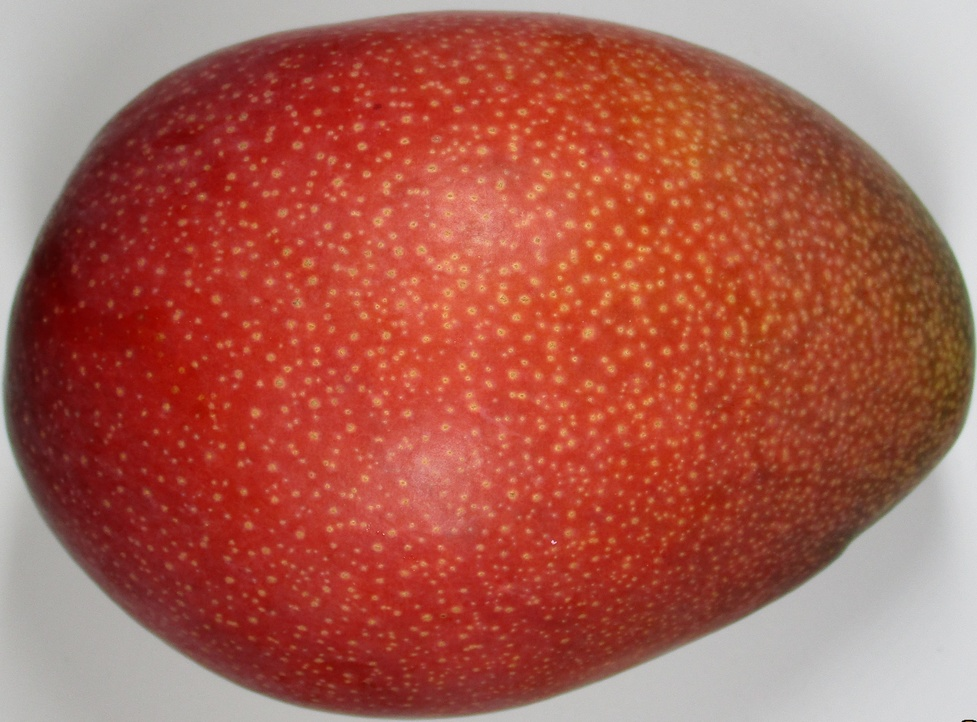
#> input picture dataset/class_a/0359_shrinked.JPG, 977 x 722 px, shrunk from 3151 x 2331 before the run
$ python main_pixel.py dataset/class_a/0359_shrinked.JPG dataset/class_a/0360_shrinked.JPG dataset/class_a/0360_shrinked.JPG
#> lines starting #> are read from the running program, lines starting #| are printed output that depends on the picture; after the words box and inside, x2 and y2 are one past the last pixel; in counts of white or black regions, pixels touching at a corner belong together; long printed decimals are rounded
import numpy as np
import cv2
import matplotlib.pyplot as plt
import pandas as pd

import random
import sys

import pdb

file_name = sys.argv[1]
# size = int(sys.argv[2])
# stride = int(sys.argv[3])

# image = cv2.imread('./dataset/class_a/IMG_0366.JPG')
image = cv2.imread(file_name)
#> image is the input picture: shape (722, 977, 3); mean B, G, R 79.8, 93.5, 171.3
rows, cols, depth = image.shape

mask_green = np.where(image[:,:,1] < 150, True, False)
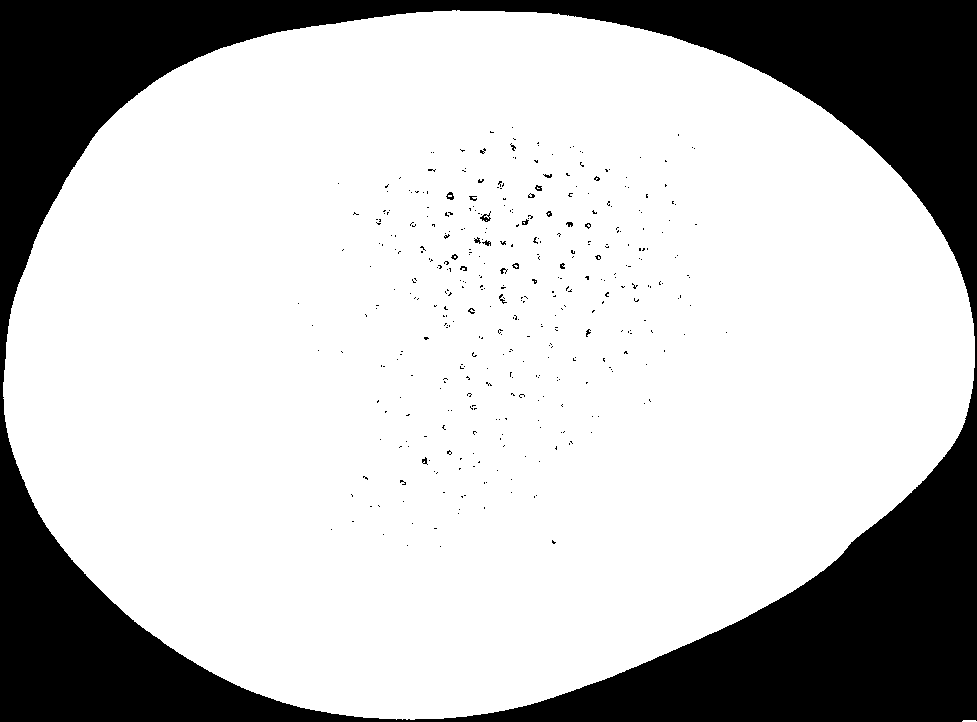
#> mask_green: shape (722, 977) bool; 75.4% white; 385 black regions (364 under 20 px), largest, box (x1, y1, x2, y2) and area: (0, 0, 977, 722) 171880, (480, 211, 491, 222) 50, (446, 192, 454, 200) 37
mask_diff_rg = np.where((image[:,:,2] - image[:,:,1]) > 40, True, False)
#> mask_diff_rg: shape (722, 977) bool; 77.5% white; 59 black regions (29 under 20 px), largest, box (x1, y1, x2, y2) and area: (0, 0, 977, 722) 155807, (954, 38, 977, 74) 397, (944, 644, 977, 672) 364

mask = mask_green & mask_diff_rg
#> mask: shape (722, 977) bool; 72.1% white; 400 black regions (376 under 20 px), largest, box (x1, y1, x2, y2) and area: (0, 0, 977, 722) 194738, (480, 211, 491, 222) 50, (934, 380, 944, 388) 41

masked_image = np.zeros((rows, cols, 3))
# masked_image[mask_green,:] = image[mask_green,:]
# masked_image[mask_diff_rg, :] = image[mask_diff_rg, :]
masked_image[mask, :] = image[mask, :]
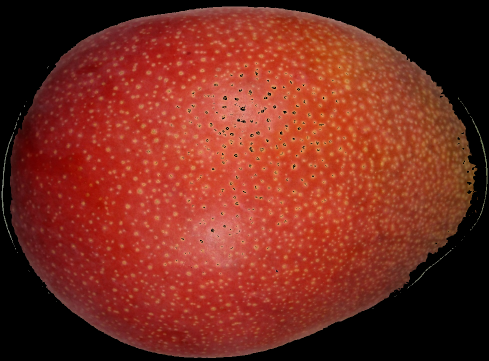
#> masked_image: shape (722, 977, 3) float64 (shown at 1/2 size); mean B, G, R 31.1, 43.8, 120.4
diff_gb_image = masked_image[:,:,1] - masked_image[:,:,0]
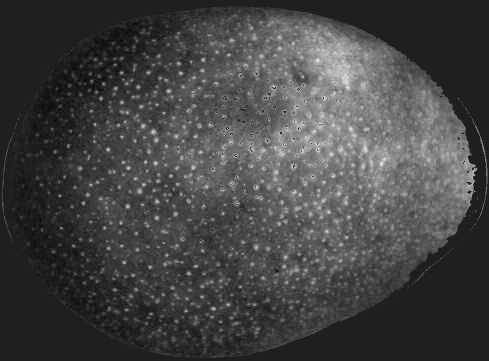
#> diff_gb_image: shape (722, 977) float64 (shown at 1/2 size); min -11, max 77, mean 12.7; drawn with min black and max white

mask_a = np.where(diff_gb_image <= 6, True, False)
#> mask_a: shape (722, 977) bool; 44% white; 991 white regions (883 under 20 px), largest, box (x1, y1, x2, y2) and area: (0, 0, 977, 722) 300683, (382, 533, 408, 572) 244, (352, 532, 386, 552) 237
mask_r_low = np.where(masked_image[:,:,2] <= 50, True, False)
#> mask_r_low: shape (722, 977) bool; 27.9% white; 400 white regions (376 under 20 px), largest, box (x1, y1, x2, y2) and area: (0, 0, 977, 722) 194739, (480, 211, 491, 222) 50, (934, 380, 944, 388) 41
mask_r_up = np.where(50 < masked_image[:,:,2], True, False)
mask_a = mask_a & mask_r_up
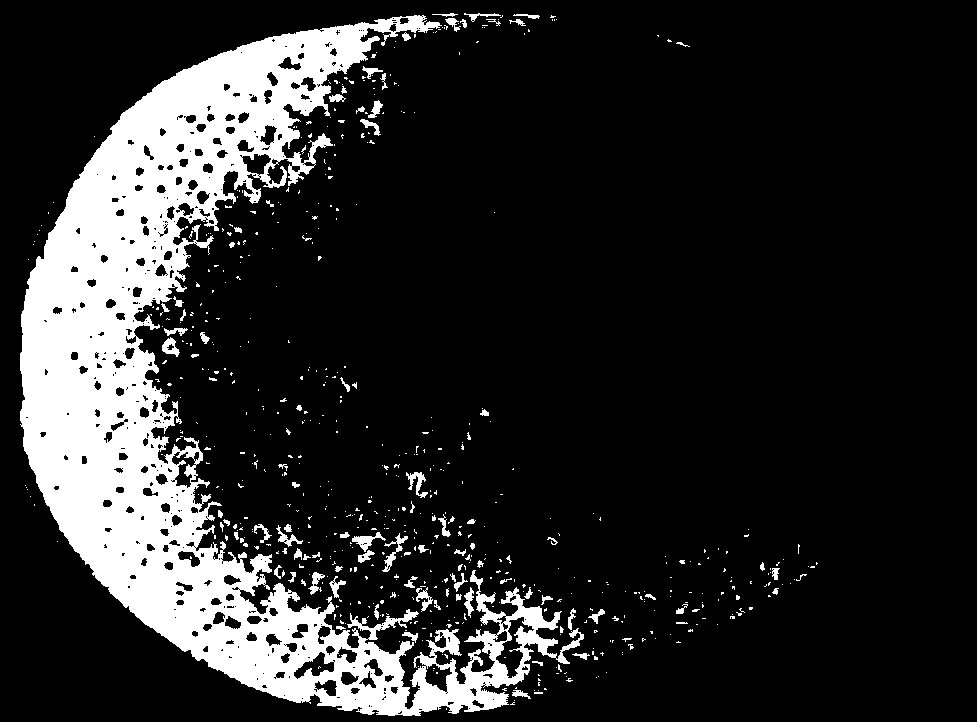
#> mask_a: shape (722, 977) bool; 16.1% white; 631 white regions (540 under 20 px), largest, box (x1, y1, x2, y2) and area: (20, 15, 584, 716) 105538, (382, 533, 408, 572) 244, (352, 532, 386, 552) 237

mask_b_sub0 = np.where(6 <= diff_gb_image, True, False)
#> mask_b_sub0: shape (722, 977) bool; 57.8% white; 917 black regions (810 under 20 px), largest, box (x1, y1, x2, y2) and area: (0, 0, 977, 722) 288036, (503, 588, 560, 630) 721, (464, 624, 512, 660) 470
mask_b_sub1 = np.where(diff_gb_image < 21, True, False)
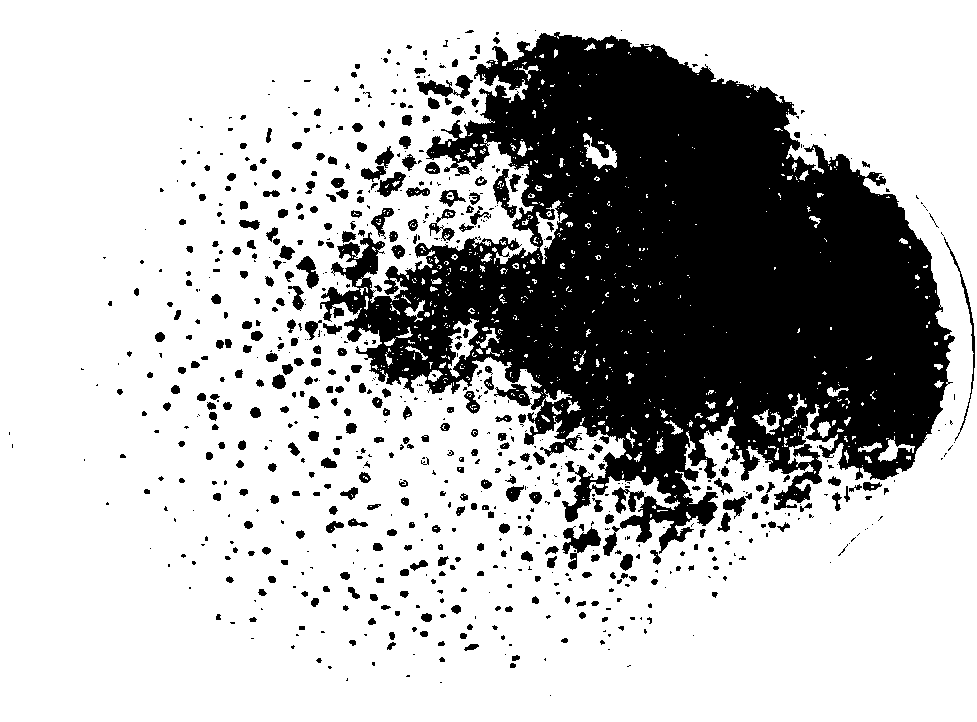
#> mask_b_sub1: shape (722, 977) bool; 72.5% white; 795 black regions (450 under 20 px), largest, box (x1, y1, x2, y2) and area: (320, 32, 955, 554) 169270, (562, 526, 601, 570) 690, (417, 75, 473, 99) 591
mask_b_sub2 = mask_a & mask_r_low
#> mask_b_sub2: shape (722, 977) bool; every value is 0

mask_b = mask_b_sub0 & mask_b_sub1
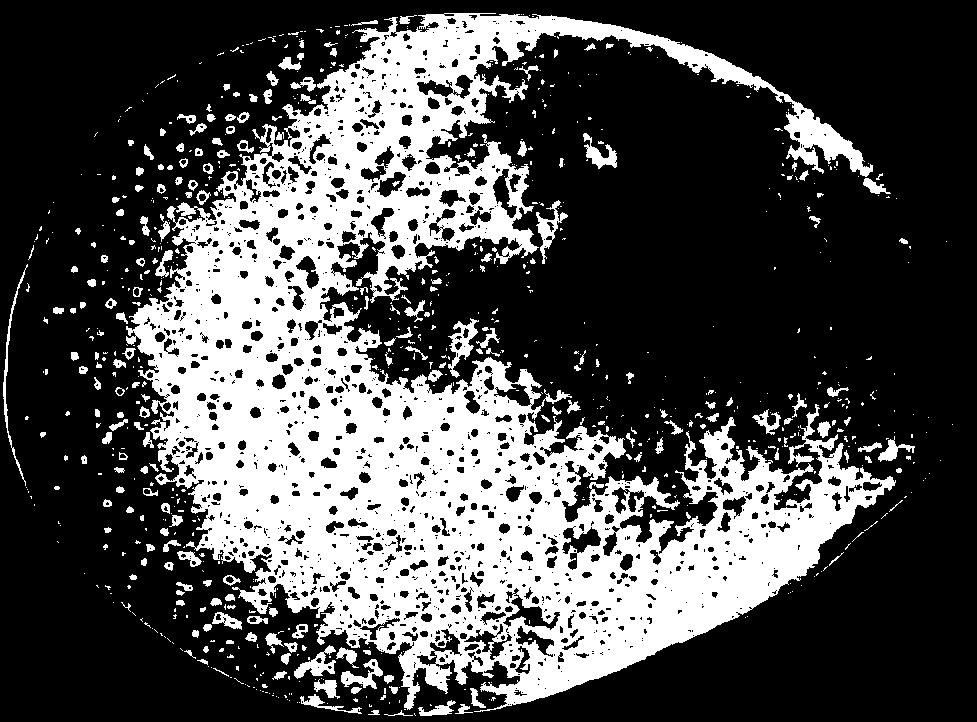
#> mask_b: shape (722, 977) bool; 30.2% white; 815 white regions (591 under 20 px), largest, box (x1, y1, x2, y2) and area: (126, 13, 896, 712) 194086, (448, 318, 479, 378) 666, (536, 200, 568, 264) 578
mask_b_total = mask_b | mask_b_sub2

# mask_c = np.where(18 <= diff_gb_image, True, False)
mask_c_sub0 = np.where(21 <= diff_gb_image, True, False)
mask_c_sub1 = mask_b & mask_r_low
mask_c = mask_c_sub0 | mask_c_sub1

# total = len(diff_gb_image[mask_a]) + len(diff_gb_image[mask_b_total]) + len(diff_gb_image[mask_c])
total = len(diff_gb_image[mask_a]) + len(diff_gb_image[mask_b]) + len(diff_gb_image[mask_c])
#> total = 520983

print('A: ' + str(len(diff_gb_image[mask_a])/total))
#| A: 0.2179
print('B: ' + str(len(diff_gb_image[mask_b_total])/total))
#| B: 0.4096
print('C: ' + str(len(diff_gb_image[mask_c])/total))
#| C: 0.3725

image_a = masked_image[mask_a]

pdb.set_trace()

"""
for i in range(0, len(image_a)):
    if(image_a[i, 0] != 0.0):
        print(image_a[i, :])
"""

# pdb.set_trace()

# plt.hist(diffs, range=(0, 50), bins=51)
# plt.show()

$ run again, on dataset/class_a/0361_shrinked.JPG
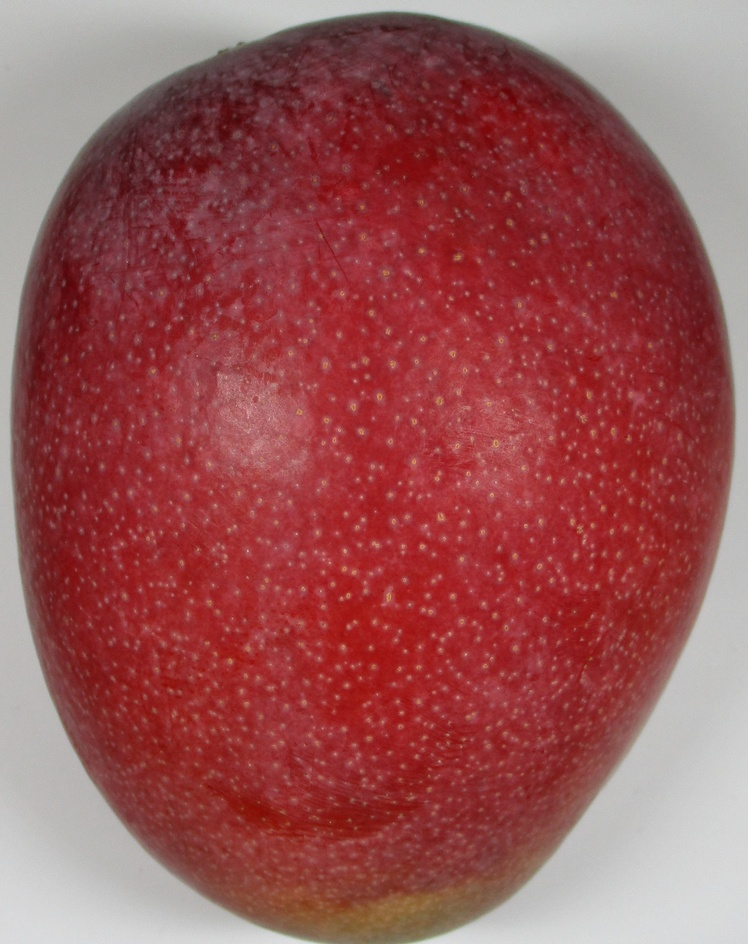
#> input picture dataset/class_a/0361_shrinked.JPG, 748 x 944 px, shrunk from 2440 x 3080 before the run
#> image is the input picture: shape (944, 748, 3); mean B, G, R 84.8, 83.7, 153
#> `mask_green = np.where(image[:,:,1] < 150, True, False)`:
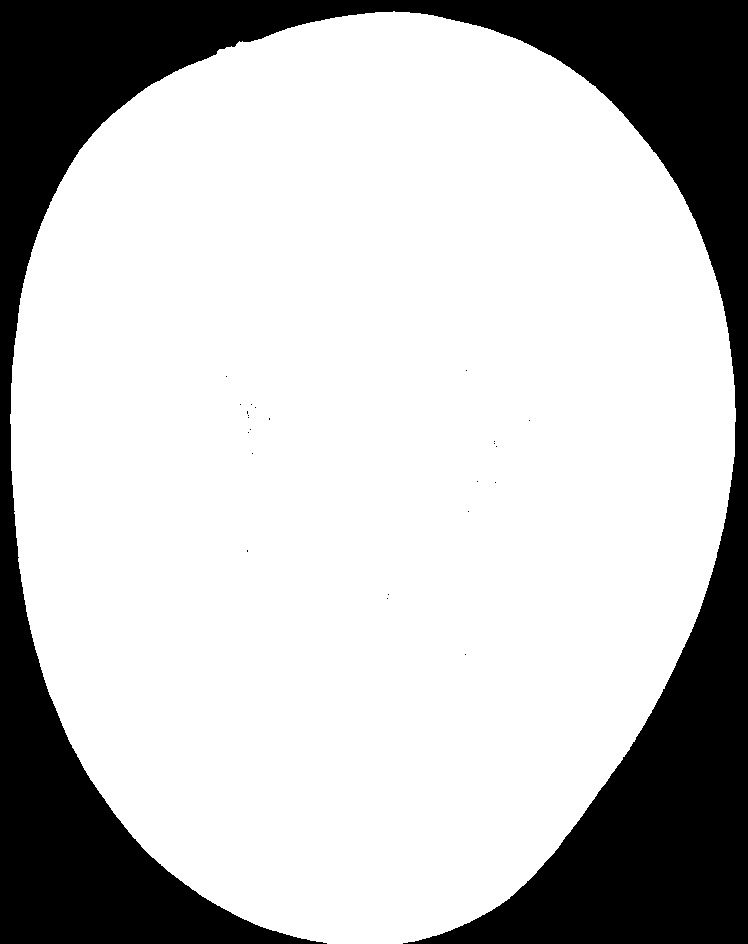
#> mask_green: shape (944, 748) bool; 75.8% white; 24 black regions (23 under 20 px), largest, box (x1, y1, x2, y2) and area: (0, 0, 748, 944) 170801
#> mask_diff_rg: shape (944, 748) bool; 76.9% white; 82 black regions (48 under 20 px), largest, box (x1, y1, x2, y2) and area: (0, 0, 748, 944) 158219, (234, 0, 292, 38) 839, (628, 912, 678, 944) 396
#> mask: shape (944, 748) bool; 71.3% white; 46 black regions (43 under 20 px), largest, box (x1, y1, x2, y2) and area: (0, 0, 748, 944) 202426, (269, 75, 282, 85) 80, (240, 88, 246, 95) 24
#> mask_b_sub0: shape (944, 748) bool; 4.8% white; 947 white regions (679 under 20 px), largest, box (x1, y1, x2, y2) and area: (181, 741, 627, 926) 15691, (227, 793, 366, 858) 3421, (217, 11, 540, 54) 781
#> mask_b_sub1: shape (944, 748) bool; 99.3% white; 123 black regions (113 under 20 px), largest, box (x1, y1, x2, y2) and area: (257, 885, 469, 926) 3658, (471, 878, 494, 886) 77, (493, 440, 499, 448) 34
#> mask_b_sub2: shape (944, 748) bool; every value is 0
#> `mask_b = mask_b_sub0 & mask_b_sub1`:
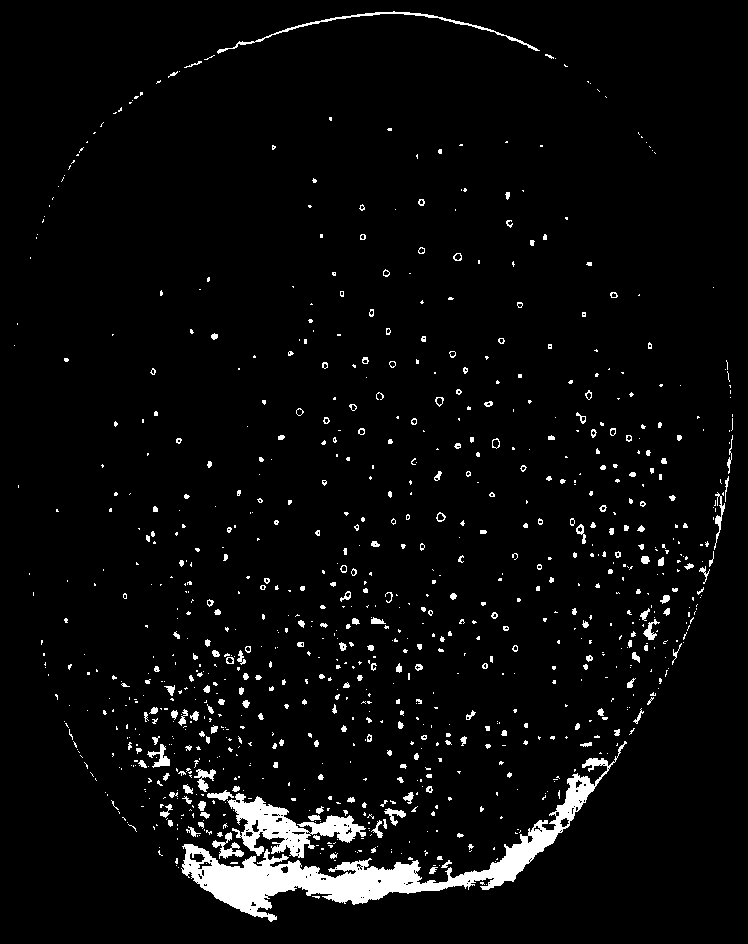
#> mask_b: shape (944, 748) bool; 4.1% white; 939 white regions (688 under 20 px), largest, box (x1, y1, x2, y2) and area: (181, 741, 627, 922) 11905, (227, 793, 366, 858) 3420, (217, 11, 540, 54) 781
#> total = 509927
#| A: 0.9335
#| B: 0.05723
#| C: 0.009237

$ run again, on dataset/class_a/0362_shrinked.JPG
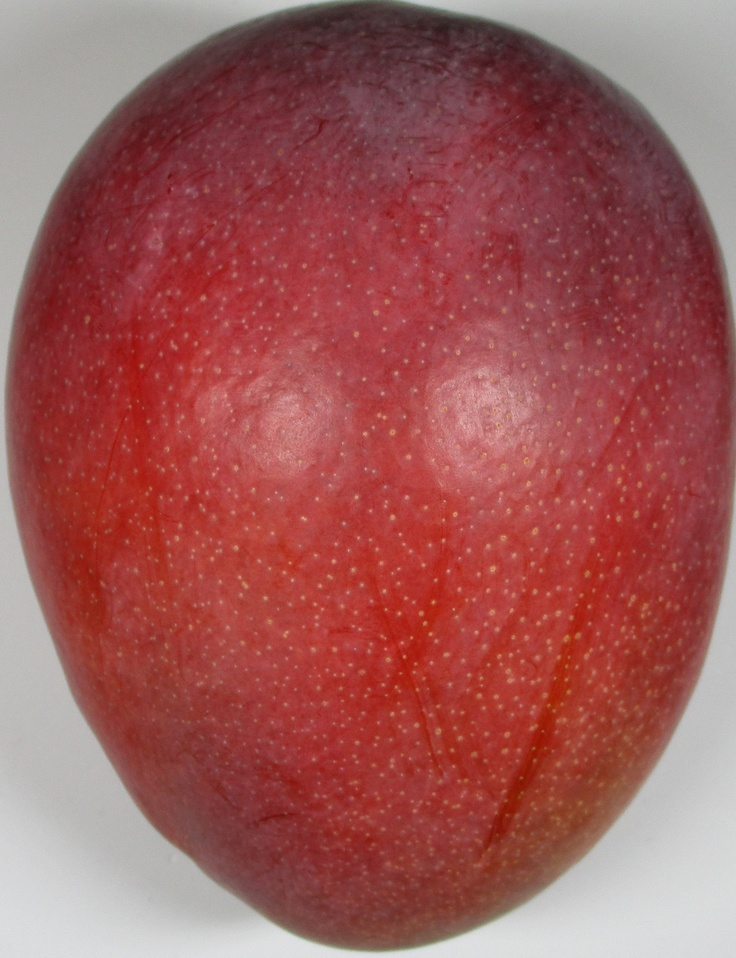
#> input picture dataset/class_a/0362_shrinked.JPG, 736 x 958 px, shrunk from 2280 x 2968 before the run
#> image is the input picture: shape (958, 736, 3); mean B, G, R 88.3, 89.6, 158.2
#> `mask_green = np.where(image[:,:,1] < 150, True, False)`:
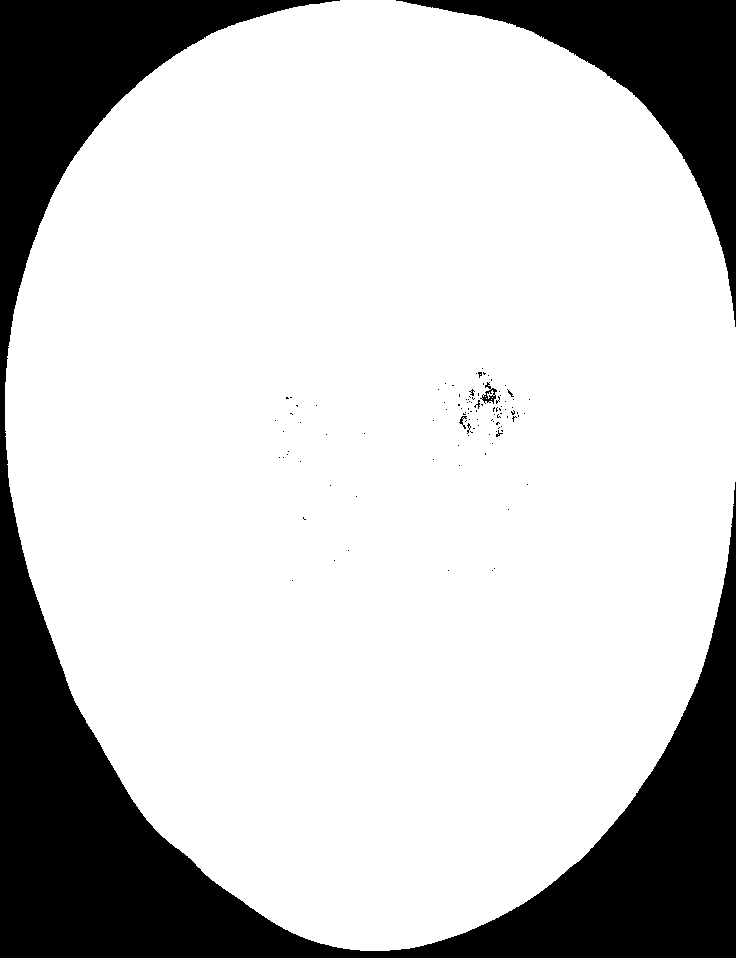
#> mask_green: shape (958, 736) bool; 78.2% white; 108 black regions (103 under 20 px), largest, box (x1, y1, x2, y2) and area: (0, 0, 736, 958) 127450, (396, 0, 736, 327) 25846, (480, 382, 497, 404) 137, (459, 416, 467, 429) 37, (474, 400, 480, 409) 20
#> mask_diff_rg: shape (958, 736) bool; 79.6% white; 105 black regions (42 under 20 px), largest, box (x1, y1, x2, y2) and area: (0, 0, 736, 958) 137068, (638, 912, 666, 958) 478, (438, 932, 480, 958) 381
#> mask: shape (958, 736) bool; 73.3% white; 128 black regions (119 under 20 px), largest, box (x1, y1, x2, y2) and area: (0, 0, 736, 958) 187431, (421, 73, 447, 85) 177, (480, 382, 497, 404) 137
#> mask_b_sub0: shape (958, 736) bool; 21% white; 826 white regions (623 under 20 px), largest, box (x1, y1, x2, y2) and area: (37, 423, 686, 944) 131545, (331, 770, 413, 852) 1717, (409, 790, 477, 826) 799
#> mask_b_sub1: shape (958, 736) bool; 98.8% white; 209 black regions (159 under 20 px), largest, box (x1, y1, x2, y2) and area: (542, 729, 638, 842) 3431, (530, 630, 581, 734) 1784, (523, 742, 554, 772) 315
#> mask_b_sub2: shape (958, 736) bool; every value is 0
#> `mask_b = mask_b_sub0 & mask_b_sub1`:
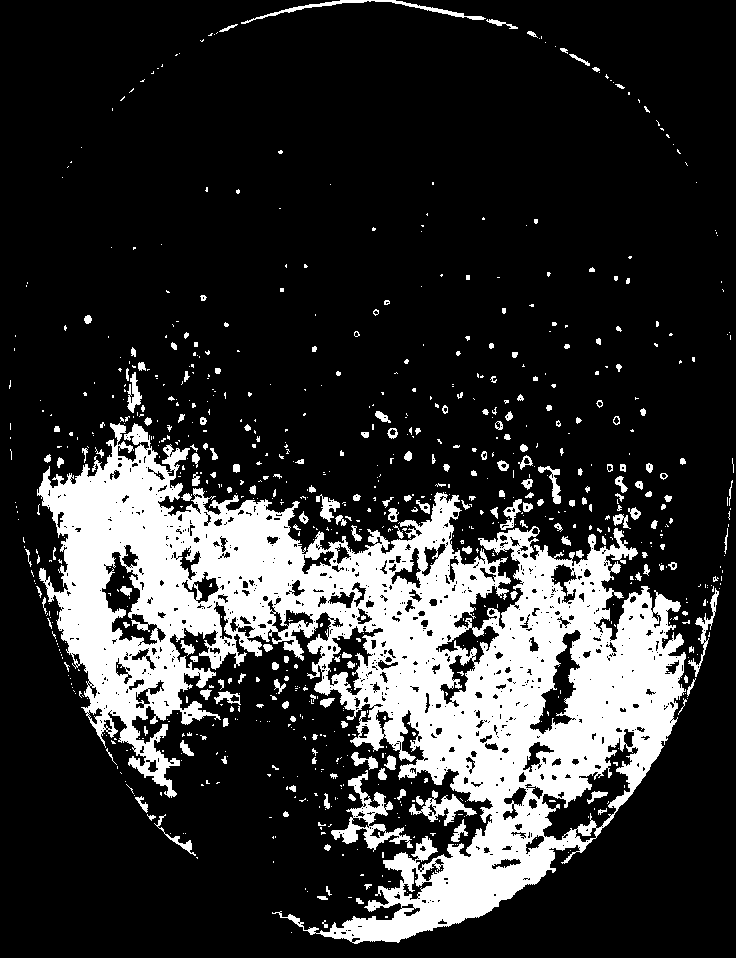
#> mask_b: shape (958, 736) bool; 19.8% white; 832 white regions (629 under 20 px), largest, box (x1, y1, x2, y2) and area: (37, 423, 686, 944) 122932, (331, 770, 413, 852) 1717, (409, 790, 477, 826) 799
#> total = 537286
#| A: 0.7242
#| B: 0.2596
#| C: 0.01625
